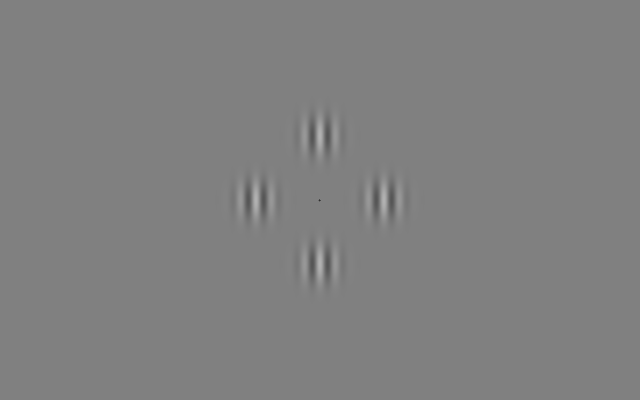
#> input picture validation/native_grating_canary/phase_0_back.png, 1280 x 800 px, found by its file name (shown at 1/2 size); its folder holds 4 pictures in this run
$ python at135-analyze-grating-canary.py
#> lines starting #> are read from the running program, lines starting #| are printed output that depends on the picture
from pathlib import Path
import json
import hashlib
import numpy as np
from PIL import Image
from scipy.optimize import least_squares

root=Path('E:/Taskbeacon/T000135-motion-aftereffect-task/validation/native_grating_canary')
report={'kind':'actual PsychoPy shader back-buffer fit; not physical photometry','fits':[]}
yy,xx=np.mgrid[-80:80,-80:80].astype(float)
xx+=.5;yy+=.5
for phase in [0,.25,.5,.75]:
    path=root/f'phase_{phase}_back.png'
    actual=np.array(Image.open(path).convert('RGB'),dtype=float)[320:480,432:592,0]
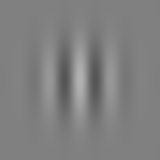
#> actual: shape (160, 160) float64; min 85, max 178, mean 127.8
    # Independent nonlinear fit to measured image. Frequency, sigma, center,
    # mean, contrast and phase are free, rather than copied from renderer.
    def model(p):
        mean,amplitude,frequency,phase_fit,sx,sy,cx,cy=p
        envelope=np.exp(-.5*(((xx-cx)/sx)**2+((yy-cy)/sy)**2))
        return mean+amplitude*envelope*np.cos(2*np.pi*(frequency*(xx-cx)-phase_fit))
    result=least_squares(lambda p:(model(p)-actual).ravel(),
        [128,51,1/32,phase,25,25,0,0],
        bounds=([120,30,.028,phase-.4,20,20,-2,-2],[135,70,.035,phase+.4,32,32,2,2]))
#> result = 12 items
    p=result.x
#> p = [127.8, 51.12, 0.0313, -0.000418, 25.62, 25.6, -0.00207, -1.71e-08]
    error=((p[3]-phase+.5)%1)-.5
#> error = -0.000418
    report['fits'].append({'input_phase':phase,'measured_phase_cycles':p[3],
        'cyclic_phase_error':error,'spatial_frequency_cycles_per_px':p[2],
        'sigma_x_px':p[4],'sigma_y_px':p[5],'center_offset_px':p[6:].tolist(),
        'mean_rgb':p[0],'amplitude_rgb':p[1],'digital_contrast':p[1]/127.5,
        'rmse_rgb':float(np.sqrt(np.mean((model(p)-actual)**2))),
        'max_error_rgb':float(np.max(abs(model(p)-actual))),
        'sha256':hashlib.sha256(path.read_bytes()).hexdigest()})
#> pass 2 of the loop `for phase in [0,.25,.5,.75]:`:
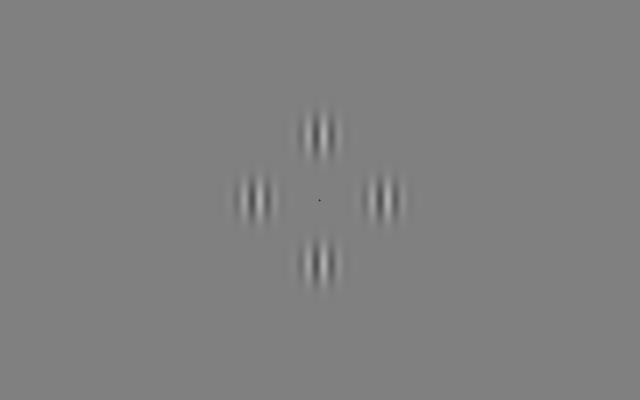
#> input picture validation/native_grating_canary/phase_0.25_back.png, 1280 x 800 px, found by its file name (shown at 1/2 size)
#> `actual=np.array(Image.open(path).convert('RGB'),dtype=float)[320:480,4..`:
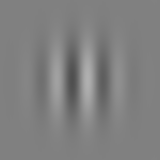
#> actual: shape (160, 160) float64; min 79, max 176, mean 127.8
#> p = [127.8, 51.08, 0.0312, 0.25, 25.62, 25.62, -0.0038, 2.41e-09]
#> error = -0.000375
#> pass 3 of the loop `for phase in [0,.25,.5,.75]:`:
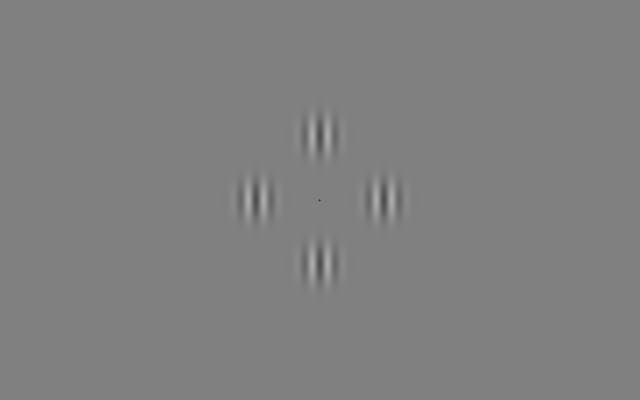
#> input picture validation/native_grating_canary/phase_0.5_back.png, 1280 x 800 px, found by its file name (shown at 1/2 size)
#> `actual=np.array(Image.open(path).convert('RGB'),dtype=float)[320:480,4..`:
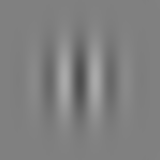
#> actual: shape (160, 160) float64; min 77, max 170, mean 127.8
#> p = [127.8, 51.14, 0.0313, 0.499, 25.57, 25.6, 0.00782, 2.31e-08]
#> error = -0.000735
#> the loop made 4 passes; the first 3 are shown
evidence=json.loads((root/'evidence.json').read_text()) if (root/'evidence.json').exists() else {'dynamic':[]}
#> evidence = {'dynamic': []}
report['dynamic']=[]
for row in evidence['dynamic']:
    times=np.array(row['adaptation_drift_sample_times_s'])
    shifts=np.array(row['adaptation_drift_phase_shifts_cycles'])
    flips=np.array(row['adaptation_drift_flip_times_s'])
    report['dynamic'].append({'direction':row['direction'],'phase_slope_cycles_per_s':float(np.polyfit(times,shifts,1)[0]),
        'frame_count':len(times),'last_phase_sample_s':times[-1],
        'max_flip_interval_s':float(np.max(np.diff(flips))),
        'intervals_over_25ms':int(np.sum(np.diff(flips)>.025)),
        'adaptation_to_static_s':row['adaptation_to_static_s'],
        'last_drift_to_static_s':row['last_drift_to_static_s'],
        'late_close':row['adaptation_drift_late_close'],
        'static_equals_actual_final_phase':row['static_phase_actual']==row['adaptation_drift_final_phases']})
#> this loop made 0 passes
report['checks']={
    'two_directions_present':len(report['dynamic'])==2 and {d['direction'] for d in report['dynamic']}=={'left','right'},
    'four_phases_error_under_0_02cycles':all(abs(f['cyclic_phase_error'])<.02 for f in report['fits']),
    'fitted_sf_within_1percent':all(abs(f['spatial_frequency_cycles_per_px']*32-1)<.01 for f in report['fits']),
    'fitted_sigma_within_1px':all(abs(f['sigma_x_px']-25.6)<1 and abs(f['sigma_y_px']-25.6)<1 for f in report['fits']),
    'contrast_within_0_02':all(abs(f['digital_contrast']-.4)<.02 for f in report['fits']),
    'exposure_30s_within_50ms':len(report['dynamic'])==2 and all(abs(d['adaptation_to_static_s']-30)<.05 for d in report['dynamic']),
    'max_flip_gap_under_50ms':len(report['dynamic'])==2 and all(d['max_flip_interval_s']<.05 for d in report['dynamic']),
    'no_late_close':len(report['dynamic'])==2 and all(not d['late_close'] for d in report['dynamic']),
    'transition_under_50ms':len(report['dynamic'])==2 and all(0<=d['last_drift_to_static_s']<.05 for d in report['dynamic']),
    'static_phase_preserved':len(report['dynamic'])==2 and all(d['static_equals_actual_final_phase'] for d in report['dynamic'])}
report['status']='pass' if all(report['checks'].values()) else 'fail'
(root/'analysis.json').write_text(json.dumps(report,indent=2),encoding='utf8')
print(json.dumps(report,indent=2))
